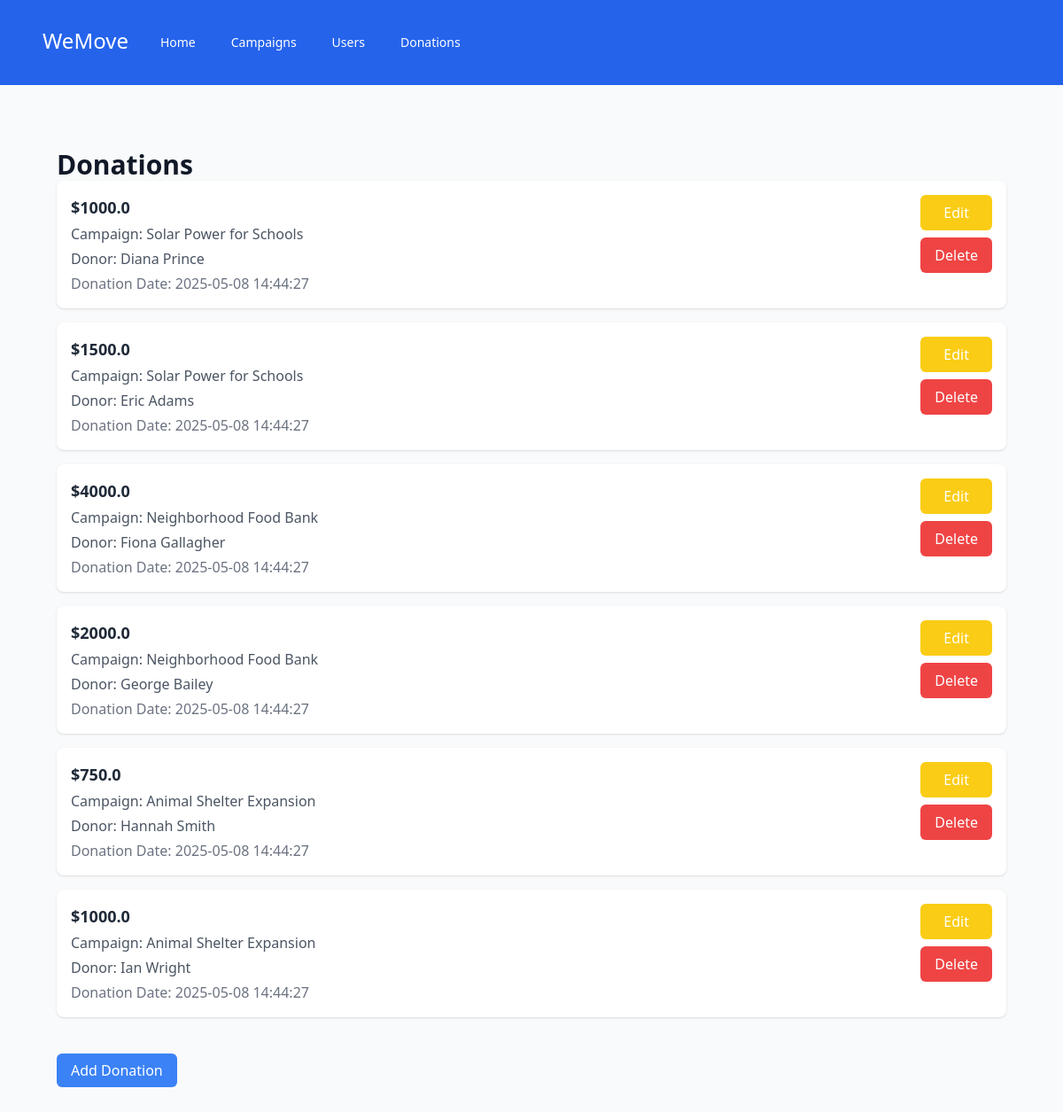
Page /donations/ on the committed database.
### tables this page shows
CREATE TABLE donations (
    id INTEGER PRIMARY KEY AUTOINCREMENT,
    campaign_id INTEGER NOT NULL,
    -- donor_name TEXT,
    donor_id INTEGER NOT NULL,
    amount REAL NOT NULL CHECK (amount > 0),
    donated_at TEXT DEFAULT CURRENT_TIMESTAMP,
    FOREIGN KEY (campaign_id) REFERENCES campaigns(id) ON DELETE CASCADE
    FOREIGN KEY (donor_id) REFERENCES users(id) ON DELETE CASCADE
);

CREATE TABLE campaigns (
    id INTEGER PRIMARY KEY AUTOINCREMENT,
    user_id INTEGER NOT NULL,
    title TEXT NOT NULL,
    description TEXT,
    goal_amount REAL,
    current_amount REAL DEFAULT 0,
    is_active INTEGER DEFAULT 1,
    created_at TEXT DEFAULT CURRENT_TIMESTAMP,
    FOREIGN KEY (user_id) REFERENCES users(id) ON DELETE CASCADE
);

CREATE TABLE users (
    id INTEGER PRIMARY KEY AUTOINCREMENT,
    email TEXT UNIQUE NOT NULL,
    password_hash TEXT NOT NULL,
    name TEXT,
    created_at TEXT DEFAULT CURRENT_TIMESTAMP
);

### app/donations/__init__.py (the view)
@bp.route('/', endpoint='donation_list')
def list_donations():
    db = get_db()
    result = db.execute(donations.GET_ALL_DONATIONS).fetchall()
    return render_template('donations/list.html', donations=result)

### app/database/db.py (called while the page is built)
def get_db():
    if 'db' not in g:
        g.db = sqlite3.connect(
            current_app.config['DATABASE'],
            detect_types=sqlite3.PARSE_DECLTYPES
        )
        g.db.row_factory = sqlite3.Row
    return g.db

### app/templates/donations/list.html
{% extends "base.html" %}
{% block body %}
<div class="max-w-7xl mx-auto py-6 sm:px-6 lg:px-8">
    <h1 class="text-3xl font-semibold text-gray-900">Donations</h1>
    <ul class="space-y-4">
        {% for donation in donations %}
             <li class="bg-white shadow rounded-lg p-4 flex justify-between items-start">
                <div class="space-y-1">
                    <p class="text-lg font-bold text-gray-800">${{ donation['amount'] }}</p>
                    <p class="text-gray-600">Campaign: {{ donation['campaign_title'] }}</p>
                    <p class="text-gray-600">Donor: {{ donation['donor_name'] }}</p>
                    <p class="text-gray-500">Donation Date: {{ donation['donated_at'] }}</p>
                </div>
                <div class="flex flex-col space-y-2 ml-4">
                    <a href="{{ url_for('donations.donation_edit', donation_id=donation['id']) }}" class="bg-yellow-400 hover:bg-yellow-500 text-white px-4 py-2 rounded-md text-center">Edit</a>
                    <form action="{{ url_for('donations.donation_delete', donation_id=donation['id']) }}" method="POST" onsubmit="return confirm('Delete this donation?')">
                        <button type="submit" class="bg-red-500 hover:bg-red-600 text-white px-4 py-2 rounded-md w-full">Delete</button>
                    </form>
                </div>
            </li>
        {% endfor %}
    </ul>
</div>
<div class="max-w-7xl mx-auto py-6 sm:px-6 lg:px-8">
    <a href="{{ url_for('donations.donation_create') }}" class="bg-blue-500 text-white px-4 py-2 rounded-md">Add Donation</a>
</div>
{% endblock %}

### rows in the picture
donations: amount "1000.0", campaign_title "Solar Power for Schools", donor_name "Diana Prince", donated_at "2025-05-08 14:44:27"
donations: amount "1500.0", campaign_title "Solar Power for Schools", donor_name "Eric Adams", donated_at "2025-05-08 14:44:27"
donations: amount "4000.0", campaign_title "Neighborhood Food Bank", donor_name "Fiona Gallagher", donated_at "2025-05-08 14:44:27"
donations: amount "2000.0", campaign_title "Neighborhood Food Bank", donor_name "George Bailey", donated_at "2025-05-08 14:44:27"
donations: amount "750.0", campaign_title "Animal Shelter Expansion", donor_name "Hannah Smith", donated_at "2025-05-08 14:44:27"
donations: amount "1000.0", campaign_title "Animal Shelter Expansion", donor_name "Ian Wright", donated_at "2025-05-08 14:44:27"
